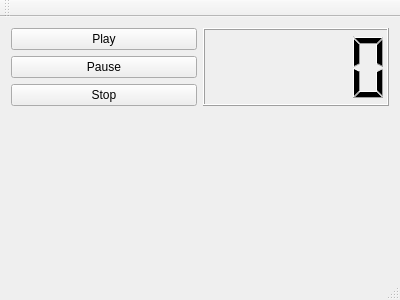
<?xml version="1.0" encoding="UTF-8"?>
<ui version="4.0">
 <class>MainWindow</class>
 <widget class="QMainWindow" name="MainWindow">
  <property name="geometry">
   <rect>
    <x>0</x>
    <y>0</y>
    <width>400</width>
    <height>300</height>
   </rect>
  </property>
  <property name="windowTitle">
   <string>State machine</string>
  </property>
  <widget class="QWidget" name="centralWidget">
   <layout class="QGridLayout" name="gridLayout_2">
    <item row="2" column="0">
     <widget class="QPushButton" name="pushButton_play">
      <property name="text">
       <string>Play</string>
      </property>
     </widget>
    </item>
    <item row="3" column="0">
     <widget class="QPushButton" name="pushButton_pause">
      <property name="text">
       <string>Pause</string>
      </property>
     </widget>
    </item>
    <item row="4" column="0">
     <widget class="QPushButton" name="pushButton_stop">
      <property name="text">
       <string>Stop</string>
      </property>
     </widget>
    </item>
    <item row="5" column="0">
     <spacer name="verticalSpacer">
      <property name="orientation">
       <enum>Qt::Vertical</enum>
      </property>
      <property name="sizeHint" stdset="0">
       <size>
        <width>20</width>
        <height>40</height>
       </size>
      </property>
     </spacer>
    </item>
    <item row="2" column="1" rowspan="3">
     <widget class="QLCDNumber" name="lcdNumber_time"/>
    </item>
   </layout>
  </widget>
  <widget class="QMenuBar" name="menuBar">
   <property name="geometry">
    <rect>
     <x>0</x>
     <y>0</y>
     <width>400</width>
     <height>21</height>
    </rect>
   </property>
  </widget>
  <widget class="QToolBar" name="mainToolBar">
   <attribute name="toolBarArea">
    <enum>TopToolBarArea</enum>
   </attribute>
   <attribute name="toolBarBreak">
    <bool>false</bool>
   </attribute>
  </widget>
  <widget class="QStatusBar" name="statusBar"/>
 </widget>
 <layoutdefault spacing="6" margin="11"/>
 <resources/>
 <connections/>
</ui>
